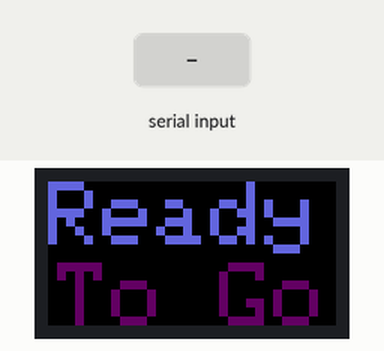
Simulated run of this sketch. Board: Arduino Uno, built with avr-gcc and run on an emulated ATmega328P. On the bench: 32×16 colour display. Inputs (shaded band) come from the test bench.

Above: at 1.2 s.
1.3 s: "90,45\n" received over Serial
At 2.5 s:
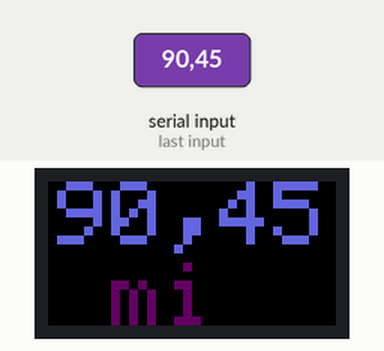
2.8 s: "5\n" received over Serial
At 3.4 s:
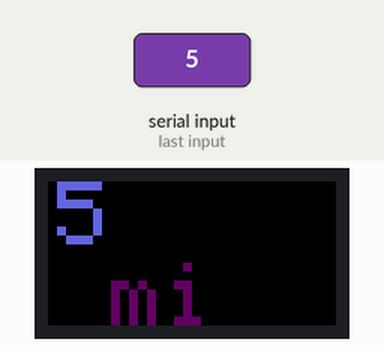
Timing chart, 0 to 5.8 s (numbered marks = the images above; inputs shaded):
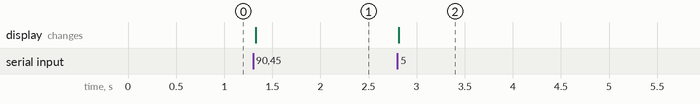

Measured:
- after the input at 1.3 s, the display: changes at once (image 1)
- after the input at 2.8 s, the display: changes at once (image 2)

The sketch:

LEDmatrix.ino
```cpp
#include <Adafruit_GFX.h>   // Core graphics library
#include <RGBmatrixPanel.h> // Hardware-specific library

#define CLK 8
#define LAT A3
#define OE  9
#define A   A0
#define B   A1
#define C   A2
RGBmatrixPanel matrix(A, B, C, CLK, LAT, OE, false);

byte counter;
boolean newBuffer = false;
String buffer;  // string built from serial
String place; // strings for Python input
String distance;
String angle;

void setup() {
  Serial.begin(9600);
  matrix.begin();
  matrix.setTextWrap(false); // Allow text to run off right edge
  matrix.setTextSize(1);    // size 1 == 8 pixels high

// print first line to say "Ready"
  matrix.setTextColor(matrix.Color333(3,3,6)); // set text color (R,G,B)
  matrix.print("Ready");  // print a string
  // matrix.print() statements used in succession print inline

//print next line to say "To Go"
  matrix.setCursor(1, 9);   // next line
  matrix.setTextColor(matrix.Color333(3,0,3));
  matrix.print("To Go");
}

void loop() {
  matrix.setTextColor(matrix.Color333(2,0,4)); // set text color
  // while Python is sending over Serial, append characters to buffer
  while (Serial.available()>0) {
    char ch = Serial.read();
    buffer += ch;
    newBuffer = true;
    delay(2); // pause to minimize noise
  }
  // If there's a new input, change the stuff
  if (newBuffer) {
    place = getSubString(buffer, ':', 0);
    distance = getSubString(buffer, ':', 1);
    angle = getSubString(buffer, ':', 2);

    char carray[angle.length() + 1];
    angle.toCharArray(carray, sizeof(carray));
    float angleVal = atof(carray);

    // fill the screen with 'black'
    matrix.fillScreen(matrix.Color333(0, 0, 0));
    matrix.setCursor(1,0); // return cursor to first row
    matrix.setTextColor(matrix.Color333(3,3,6));
    matrix.print(place);
    matrix.setCursor(1,9);
    matrix.setTextColor(matrix.Color333(3,0,3));
    matrix.print(distance);
    matrix.print(" mi");
    newBuffer = false;
    buffer = "";
  }
}

String getSubString(String data, char separator, int index)
{
 int found = 0;
  int strIndex[] = {0, -1  };
  int maxIndex = data.length()-1;
  for(int i=0; i<=maxIndex && found<=index; i++){
  if(data.charAt(i)==separator || i==maxIndex){
  found++;
  strIndex[0] = strIndex[1]+1;
  strIndex[1] = (i == maxIndex) ? i+1 : i;
  }
 }
  return found>index ? data.substring(strIndex[0], strIndex[1]) : "";
}
```
